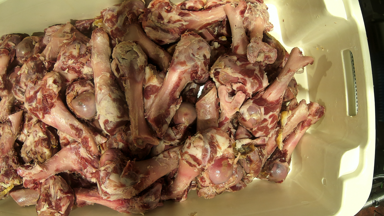
#> input picture CarneDataset/train/CLASS_02/05-CAPTURE_20220421_053523_498.png, 384 x 216 px, given as the content of the folder C:/Users/esteb/Downloads/CarneDataset/train/CLASS_01, which was not available
$ jupyter execute prueba_final.ipynb
#> lines starting #> are read from the running program, lines starting #| are printed output that depends on the picture; pictures that were not available may be replaced by others from this repository, and a replacement may not be noted
[cell 1]
import os
os.sys.path

[cell 2]
import cv2
import numpy as np
from sklearn.metrics import confusion_matrix
from sklearn.model_selection import train_test_split
from sklearn.svm import SVC
from sklearn.metrics import accuracy_score

[cell 3]
train_data_dir = 'C:/Users/esteb/Downloads/CarneDataset/train'

[cell 4]
test_data_dir = 'C:/Users/esteb/Downloads/CarneDataset/test'

[cell 5]
class_names = ['CLASS_01', 'CLASS_02', 'CLASS_03', 'CLASS_04', 'CLASS_05', 'CLASS_06', 'CLASS_07', 'CLASS_08']

[cell 6]
def load_train_data(train_data_dir, class_names):
    images = []
    labels = []
    for class_index, class_name in enumerate(class_names):
        class_dir = os.path.join(train_data_dir, class_name)
        for img_file in os.listdir(class_dir):
            img = cv2.imread(os.path.join(class_dir, img_file))
#> img is the input picture: shape (216, 384, 3); mean B, G, R 80.3, 113.8, 146.5
            img = cv2.cvtColor(img, cv2.COLOR_BGR2GRAY)
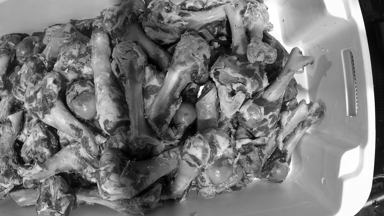
#> img: shape (216, 384); min 0, max 255, mean 119.8
            img = cv2.resize(img, (200, 200))
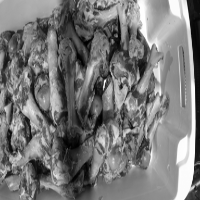
#> img: shape (200, 200); min 1, max 255, mean 119.6
#> pass 3 of the loop in load_train_data, `for class_index, class_name in enumerate(class_names):`:
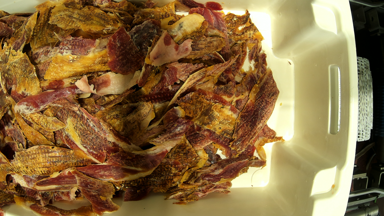
#> input picture CarneDataset/train/CLASS_03/08-CAPTURE_20220426_082201_314.png, 384 x 216 px, found by its file name
#> in load_train_data, img is the input picture: shape (216, 384, 3); mean B, G, R 64.3, 108.4, 138.3
#> in load_train_data, `img = cv2.cvtColor(img, cv2.COLOR_BGR2GRAY)`:
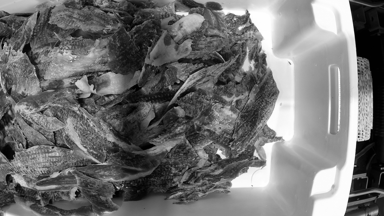
#> img: shape (216, 384); min 0, max 255, mean 112.3
#> in load_train_data, `img = cv2.resize(img, (200, 200))`:
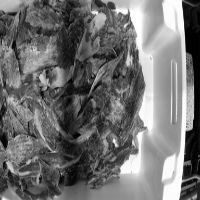
#> img: shape (200, 200); min 0, max 255, mean 112.2
#> the loop made 8 passes; the first 3 are shown
#> pass 3 of the loop in load_test_data, `for class_index, class_name in enumerate(class_names):`:
#> the loop made 8 passes; the first 3 are shown
            images.append(img)
            labels.append(class_index)
    return np.array(images), np.array(labels)

def load_test_data(test_data_dir, class_names):
    images = []
    labels = []
    for class_index, class_name in enumerate(class_names):
        class_dir = os.path.join(test_data_dir, class_name)
        for img_file in os.listdir(class_dir):
            img = cv2.imread(os.path.join(class_dir, img_file))
            img = cv2.cvtColor(img, cv2.COLOR_BGR2GRAY)  # Convertir a escala de grises si es necesario
            img = cv2.resize(img, (200, 200))
            images.append(img)
            labels.append(class_index)
    return np.array(images), np.array(labels)
